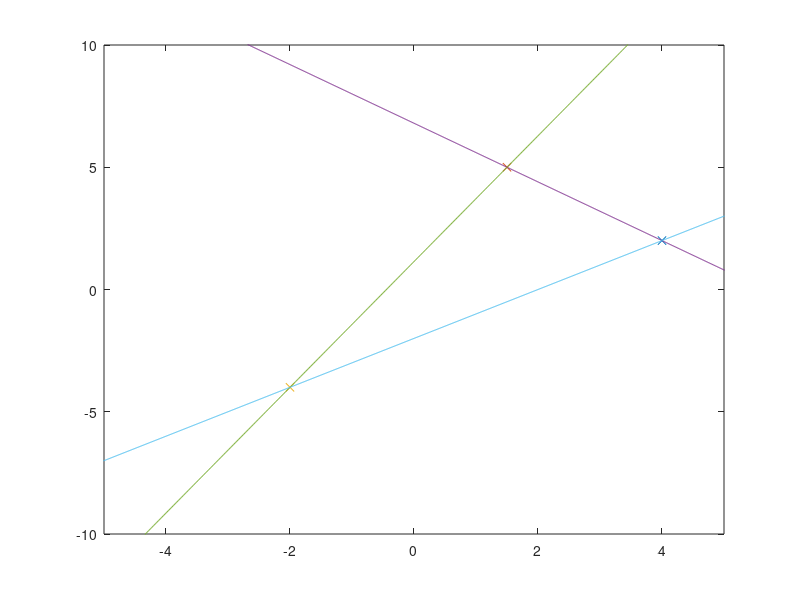
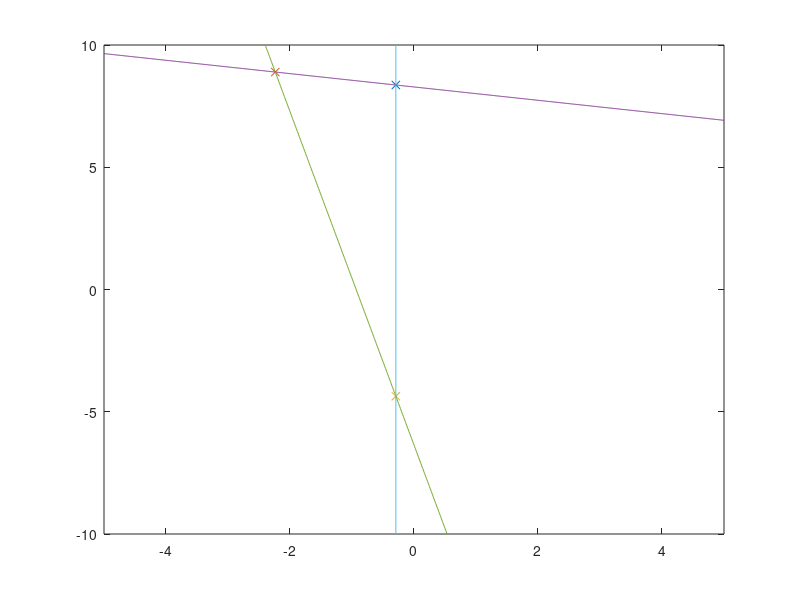
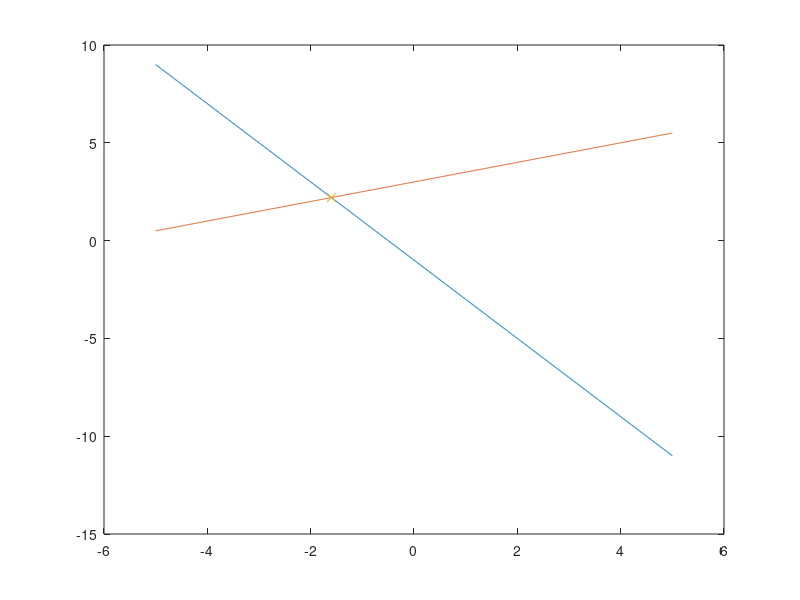

MATLAB code to generate these figures, in order:
A = [8 4 2]';B = [6 20 4]';C = [-6 -12 3]';
%%%1
A1 = A/A(3,1);
B1 = B/B(3,1);
C1 = C/C(3,1);
figure (1)
plot(A1(1,1),A1(2,1),'x');
hold on
plot(B1(1,1),B1(2,1),'x');
hold on
plot(C1(1,1),C1(2,1),'x');
xlim([-5 5])
ylim([-10 10])
hold on
L1 = cross(A,B);
L2 = cross(B,C);
L3 = cross(C,A);
x = -10:0.01:10;
plot(x,(-L1(1,1)*x-L1(3,1))/L1(2,1));
plot(x,(-L2(1,1)*x-L2(3,1))/L2(2,1));
plot(x,(-L3(1,1)*x-L3(3,1))/L3(2,1));

%%%2
H1 = [ cosd(45) -sind(45) -1;
       sind(45)  cosd(45)  2;
       0         0         1;];
H2 = [ 1 1/2 0;
       1/2 1 0;
       0   0 1;];
H = H1 * H2;
A = H * A;
B = H * B;
C = H * C;

A1 = A/A(3,1);
B1 = B/B(3,1);
C1 = C/C(3,1);
figure (2)
plot(A1(1,1),A1(2,1),'x');
hold on
plot(B1(1,1),B1(2,1),'x');
hold on
plot(C1(1,1),C1(2,1),'x');
xlim([-5 5])
ylim([-10 10])
hold on
L1 = cross(A,B);
L2 = cross(B,C);
L3 = cross(A,C);
x = -5:0.01:5;
plot(x,(-L1(1,1)*x-L1(3,1))/L1(2,1));
plot(x,(-L2(1,1)*x-L2(3,1))/L2(2,1));
line([-L3(3,1)/L3(1,1),-L3(3,1)/L3(1,1)],[-10,10]);

%%%3
L1 = [2 1 1]';
L2 = [1/2 -1 3]';
X = cross(L1,L2);
XC = X/X(3,1);
figure (3)
plot(x,(-L1(1,1)*x-L1(3,1))/L1(2,1));
hold on
plot(x,(-L2(1,1)*x-L2(3,1))/L2(2,1));
hold on
plot(XC(1,1),XC(2,1),'x');
hold on